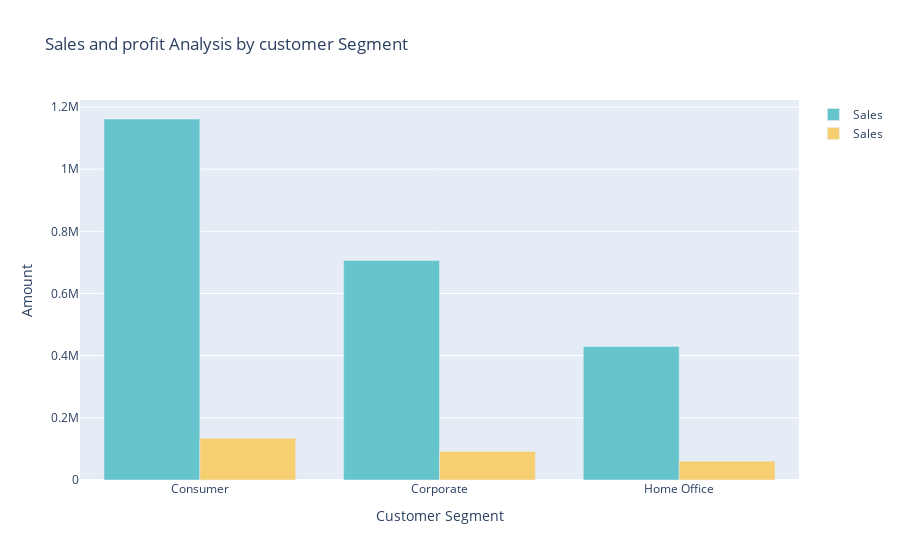

The cell this chart's notebook holds for it:
### Code cell
sales_profit_by_segment = df.groupby('Segment').agg({'Sales':'sum' ,'Profit':'sum'}).reset_index()

color_palette = colors.qualitative.Pastel

fig = go.Figure()

fig.add_trace(go.Bar(
x=sales_profit_by_segment['Segment'],
y=sales_profit_by_segment['Sales'],
name='Sales',
marker_color=color_palette[0]))

fig.add_trace(go.Bar(
x=sales_profit_by_segment['Segment'],
y=sales_profit_by_segment['Profit'],
name='Sales',
marker_color=color_palette[1]))

fig.update_layout(title='Sales and profit Analysis by customer Segment',
xaxis_title = 'Customer Segment',
yaxis_title='Amount')

fig.show()

### Figure 1 — Plotly figure (JSON) as saved in the notebook; plotly's stock layout.template omitted (floating-point values rounded to 4 significant figures)
{"data": [{"marker": {"color": "rgb(102, 197, 204)"}, "name": "Sales", "type": "bar", "x": ["Consumer", "Corporate", "Home Office"], "y": [1161000.0, 706100.0, 429700.0]}, {"marker": {"color": "rgb(246, 207, 113)"}, "name": "Sales", "type": "bar", "x": ["Consumer", "Corporate", "Home Office"], "y": [134100.0, 91980.0, 60300.0]}], "layout": {"title": {"text": "Sales and profit Analysis by customer Segment"}, "xaxis": {"title": {"text": "Customer Segment"}}, "yaxis": {"title": {"text": "Amount"}}}}
